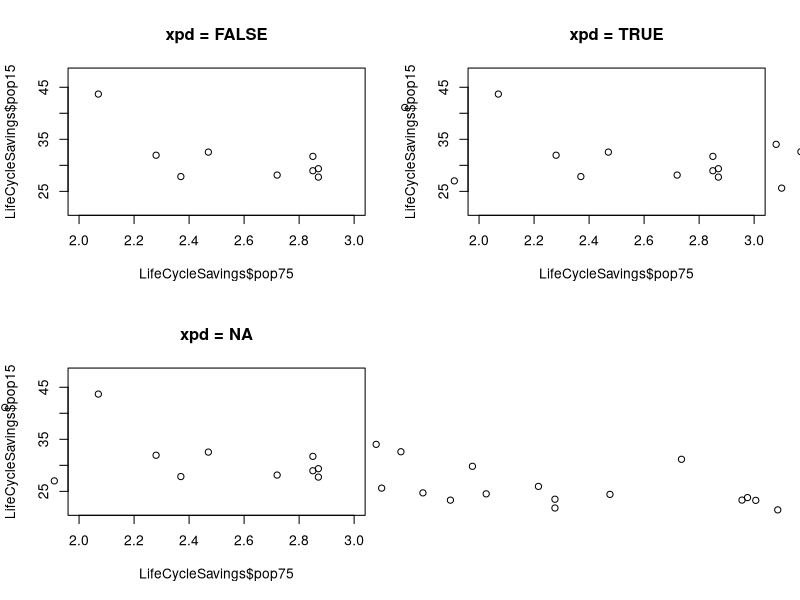

This chart was generated by the following R code:
par( mfrow=c( 2, 2 ) )

plot( 
  LifeCycleSavings$pop75, 
  LifeCycleSavings$pop15, 
  xlim=c( 2, 3 ), 
  xpd=FALSE, 
  main="xpd = FALSE" 
  )
plot( 
  LifeCycleSavings$pop75, 
  LifeCycleSavings$pop15, 
  xlim=c( 2, 3 ), 
  xpd=TRUE, 
  main="xpd = TRUE" 
  )
plot( 
  LifeCycleSavings$pop75, 
  LifeCycleSavings$pop15, 
  xlim=c( 2, 3 ), 
  xpd=NA, 
  main="xpd = NA" 
  )

par( mfrow=c( 1, 1 ) )
